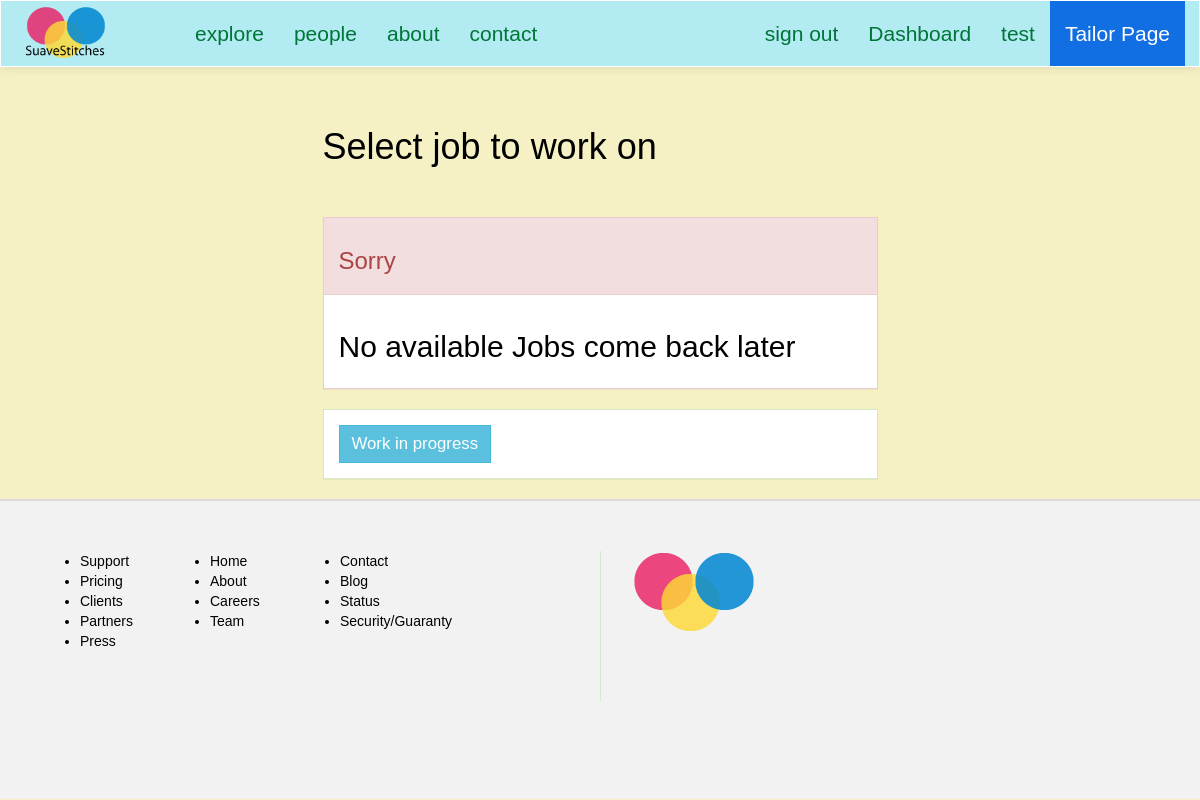
/suave/tailor/dashboard (signed in), run on an earlier commit of the app's database.
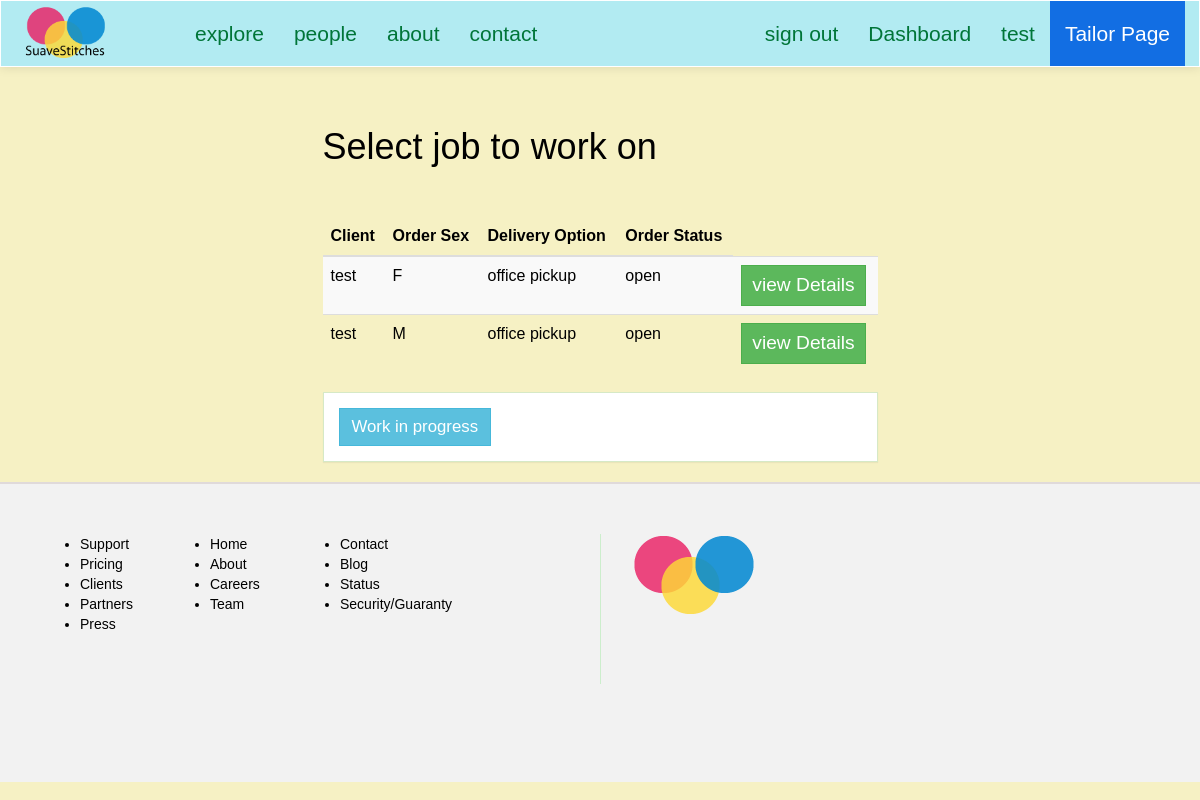
And on a later commit of the database.
### suave/models.py (models this page shows)
class Order(models.Model):
	client = models.ForeignKey(Client, null=True)
	size = models.ForeignKey(Size, null=True)
	tailor = models.ForeignKey(Tailor, null=True)
	fabric = models.ForeignKey(Fabric, null=True) #* change to foreign key with Fabric
	main_order_id = models.CharField(max_length=15, null=True)
	details = models.CharField(max_length=250, null=True) #*
	delivery_option = models.CharField(max_length=100, null=True)
	service_option = models.CharField(max_length=100, null=True)
	sex = models.CharField(max_length=2, default=' ')
	status = models.CharField(max_length=20, default='OPEN') #*
	cost = models.IntegerField(default=0000) # final cost of order

class Client(models.Model):
	FEMALE = 'F'
	MALE = 'M'
	SEX_CHOICE = (
		(FEMALE, 'F'),
		(MALE, 'M'),
	)
	user = models.OneToOneField(User)
	address = models.CharField(max_length=200, null=True)
	preference = models.CharField(max_length=40)
	sex = models.CharField(max_length=2, choices=SEX_CHOICE, default=" ")
	def __str__(self):
		return self.user.username

### suave/views.py (the view)
@login_required
def tailorDashboard(request):
	context = {}
	context['tailorPage'] = True
	orders = Order.objects.filter(status='OPEN')
	context['orders'] = orders
	return render(request, 'i/tailor/dashboard.html', context)

### suave/templates/i/tailor/dashboard.html (shortened to what this page needs)
{% extends "i/layout/base.html" %}
{% block main_section %}
<div class="col-lg-6 col-lg-offset-3"><br><br>
	<h1>Select job to work on</h1>
	<br><br>
	{% if orders %}
	<table class="table table-striped table-hover">
		<thead>
			<tr>
				<th>Client</th>
				<th>Order Sex</th>
				<th>Delivery Option</th>
				<th>Order Status</th>
			</tr>
		</thead>
		<tbody>
			{% for order in orders %}
			<tr>
				<td>{{ order.client }}</td>
				<td>{{ order.sex }}</td>
				<td>{{ order.delivery_option|lower }}</td>
				<td>{{ order.status|lower }}</td>
				<td><a href="{% url 'suave:tailorOrderDetails' order.main_order_id %}" class="btn btn-success btn-sm">view Details</a></td>
			</tr>
			{% endfor %}
		</tbody>
	</table>
	{% else %}
		<div class="panel panel-danger">
			<div class="panel-heading"><h3>Sorry</h3></div>
			<div class="panel-body">
				<h2>No available Jobs come back later</h2>
			</div>
		</div>
	{% endif %}
	<div class="dashboard-button-panel panel panel-body panel-success">
		<a href="" class="btn btn-success btn-info">Work in progress</a>
	</div>
</div>
{% endblock %}

What changed in the data, as far as the page shows it:
added Order: client "test", sex "F", delivery_option "office pickup", status "open"
added Order: client "test", sex "M", delivery_option "office pickup", status "open"
Also different on the page:
text no longer shown: "Sorry No available Jobs come back later"
text now shown: "Client Order Sex Delivery Option Order Status"
